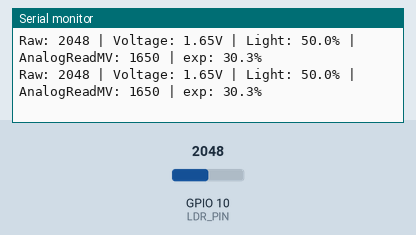
This program was run on a simulated ESP32-S3. Parts: the last lines printed to the serial monitor. The inputs (shaded band) are chosen by the test bench; at power-on: GPIO 10 (LDR_PIN) = 2048.

Above: at 1.2 s.
1.3 s: GPIO 10 (LDR_PIN) set to 1070
At 1.32 s:
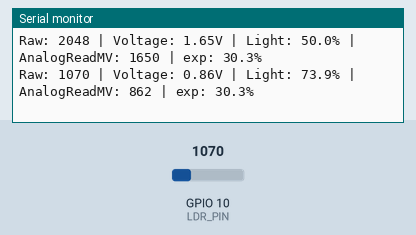
2.8 s: GPIO 10 (LDR_PIN) set to 964
At 2.84 s:
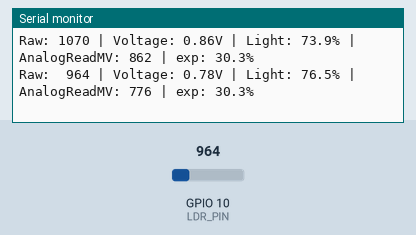
4.7 s: GPIO 10 (LDR_PIN) set to 106
At 4.76 s:
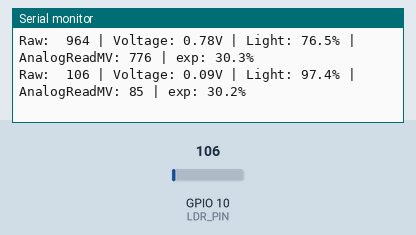
6.2 s: GPIO 10 (LDR_PIN) set to 91
At 6.28 s:
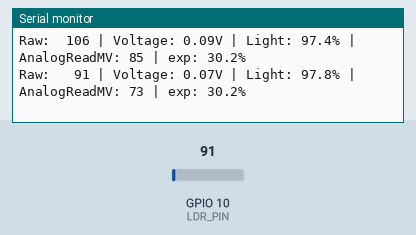

The program:

main.cpp
```cpp
#include <Arduino.h>

#define LDR_PIN     10
#define ADC_MAX     4095
#define VREF        3.3f
#define READ_INTERVAL_MS 100

void setup() {
  Serial.begin(115200);
  while (!Serial) delay(10);  // wait for native USB CDC to connect
}

void loop() {
  int raw = analogRead(LDR_PIN);
  float voltage = (raw / (float)ADC_MAX) * VREF;
  // LDR pull-up: more light -> lower resistance -> lower voltage
  float lightPercent = (1.0f - raw / (float)ADC_MAX) * 100.0f;

  uint32_t analogReadMV = analogReadMilliVolts(LDR_PIN);

  Serial.printf("Raw: %4d | Voltage: %.2fV | Light: %.1f%% | AnalogReadMV: %d | exp: %.1f%\n",
                raw, voltage, lightPercent, analogReadMV, ((analogReadMV / (VREF * 1000.0f)) / voltage) * 100.0f);

  delay(READ_INTERVAL_MS);
}
```

Measured:
- the behaviour switches between 1000 and 999 on GPIO 10 (LDR_PIN) (found by bisection; images 1 and 2)
- the behaviour switches between 100 and 99 on GPIO 10 (LDR_PIN) (found by bisection; images 3 and 4)
- after the input at 1.3 s, the serial monitor: prints a new line at once (image 1)
- after the input at 2.8 s, the serial monitor: prints a new line at once (image 2)
- after the input at 4.7 s, the serial monitor: prints a new line after 0.06 s (image 3)
- after the input at 6.2 s, the serial monitor: prints a new line after 0.07 s (image 4)
